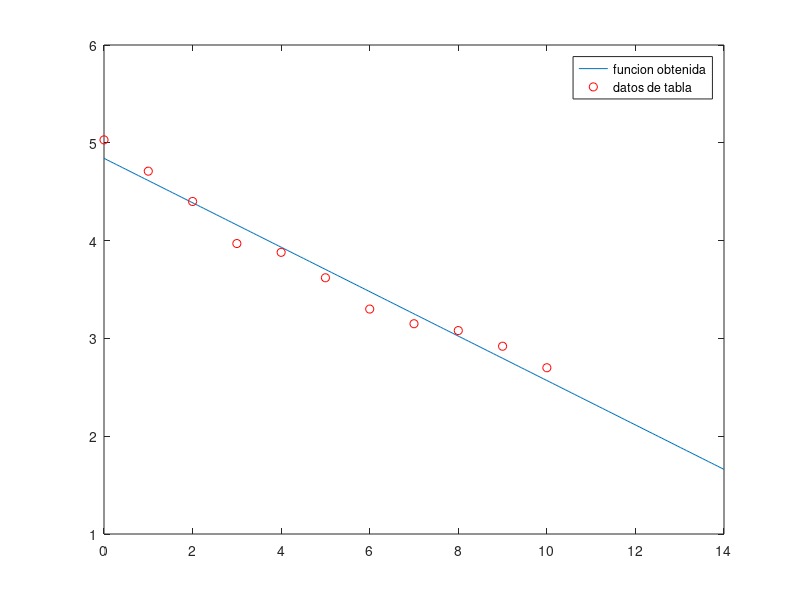

Recreate this plot in MATLAB.
clear
clc

F = [0 1 2 3 4 5 6 7 8 9 10];
P = [5.03 4.71 4.4 3.97 3.88 3.62 3.3 3.15 3.08 2.92 2.7];

%- item a -%
%    y = n0/(1+n0at)
% => y(1+n0+at) = n0
% => y+yn0at = n0
% => ln(yn0at) = ln(n0)
% => ln(y) + ln(n0at) = ln(n0)
% => y + n0at = n0
% => y = n0 - n0at

% el sistema queda
% b = Ax
% [y1...yn] = [1...1n;F1...Fn]*[n0;-n0a]

%- item b -%
b = P;
b = b';
A = [ones(size(F))', F'];

%- item c -%
x = (A'*A)\(A'*b);
n0 = x(1);
a = (x(2)/n0)*-1;

%- item d -%
M = @(t) n0-n0*a*t;
xgrafico = linspace(0,14,200);
plot(xgrafico,M(xgrafico),F,P,"or")
legend("funcion obtenida","datos de tabla")

%- item e -%
prediccion = M(F(end)+2);
fprintf("La concentracion de iones a los 12s sera de %f\n", prediccion)
